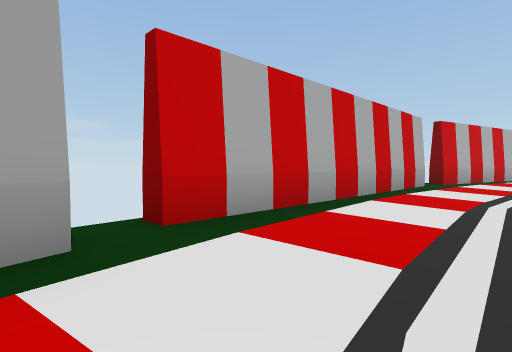
view 1 (above)

24 first-person views from a walk through a Unity game level. The camera is 1.2 m above the floor, tilts 2° down and sees 80° across. The floor is counted in squares, 2 m on a side. Each view is taken from the middle of a square. On the plan, view 1 faces up. The plan holds only what a view shows up to about 9 squares ahead; the rest is blank. The place goes on beyond the plan.

view 2
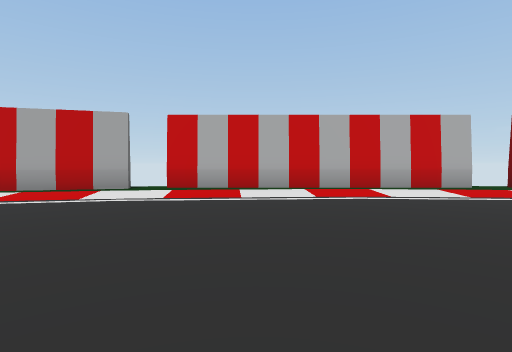

view 3
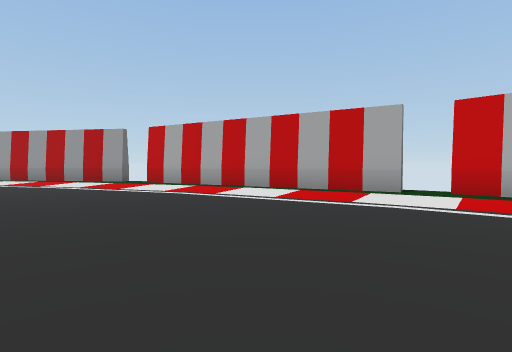

view 4
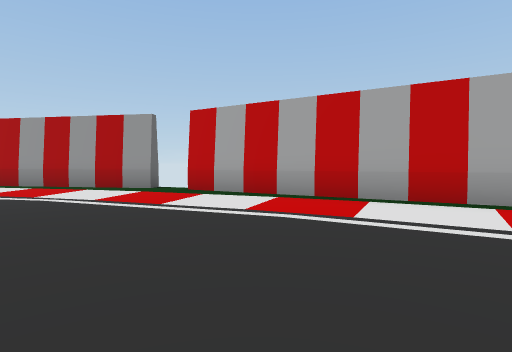

view 5
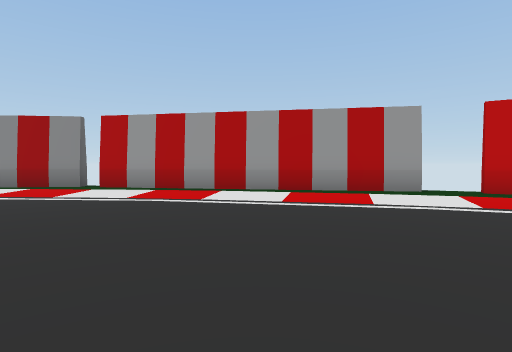

view 6
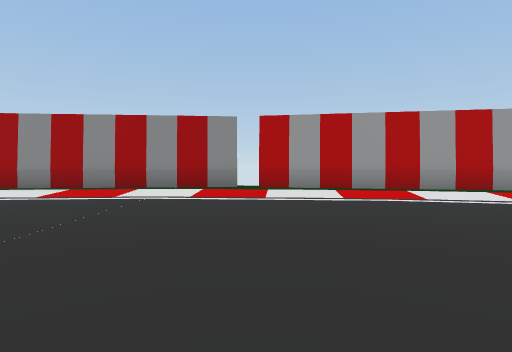

view 7
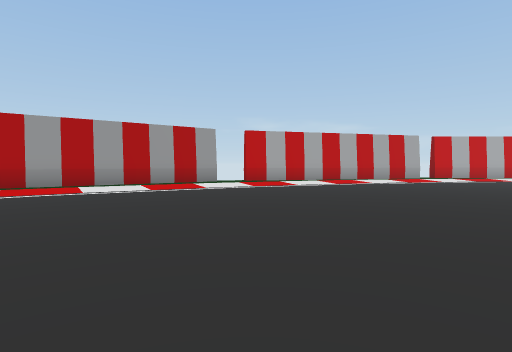

view 8
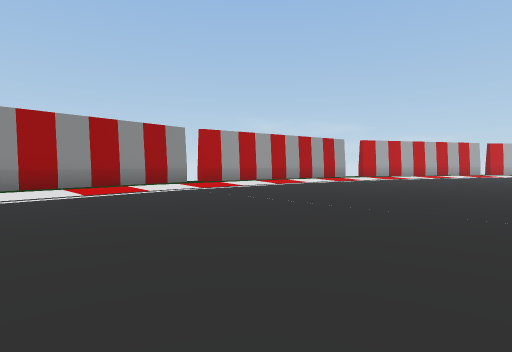

view 9
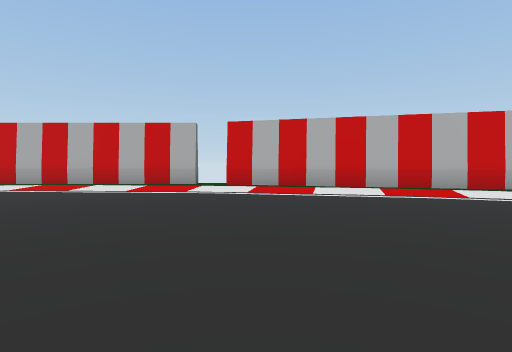

view 10
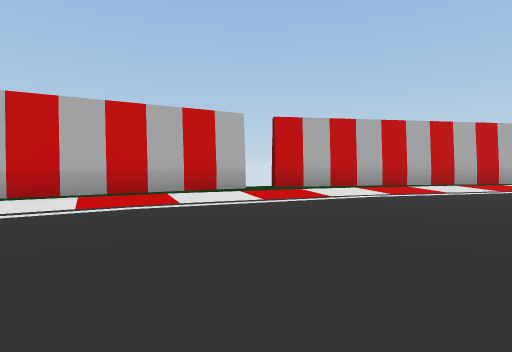

view 11
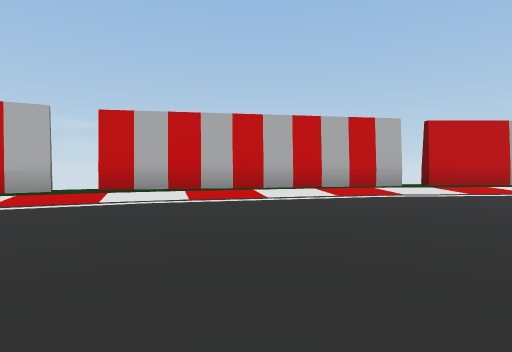

view 12
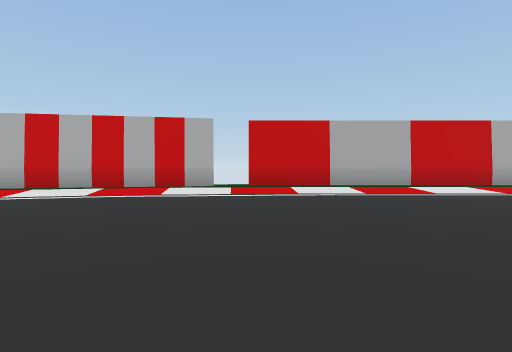

view 13
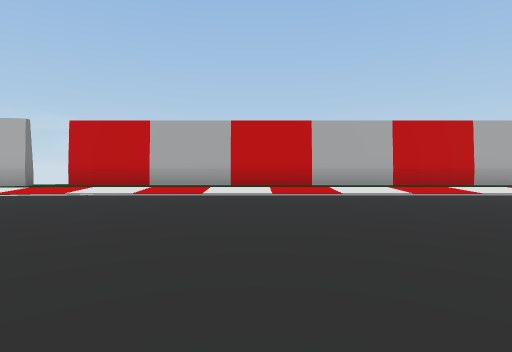

view 14
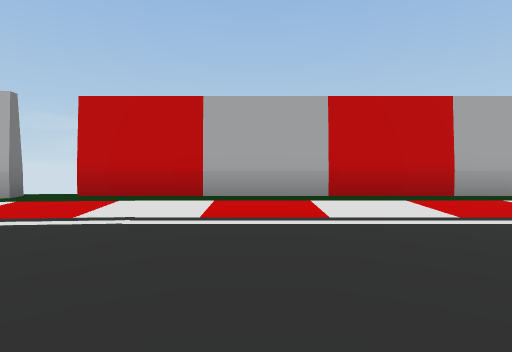

view 15
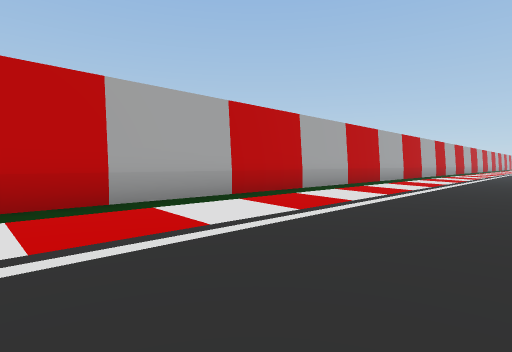

view 16
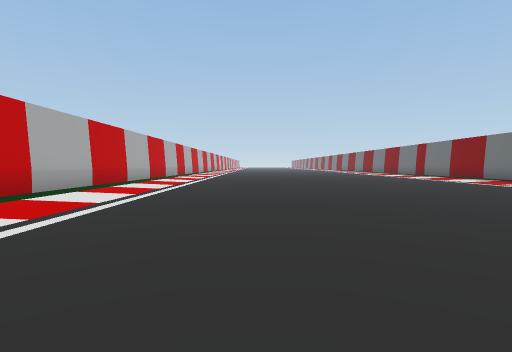

view 17
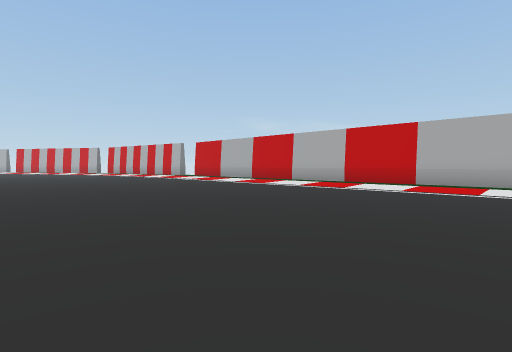

view 18
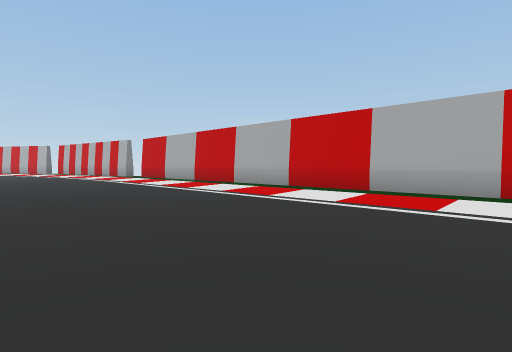

view 19
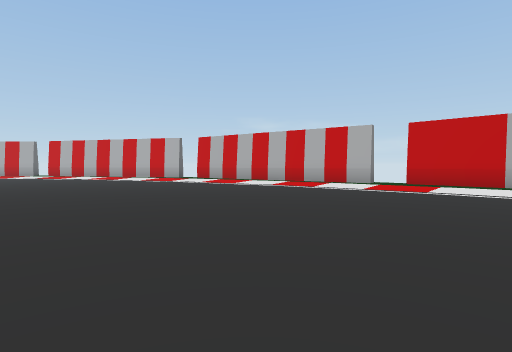

view 20
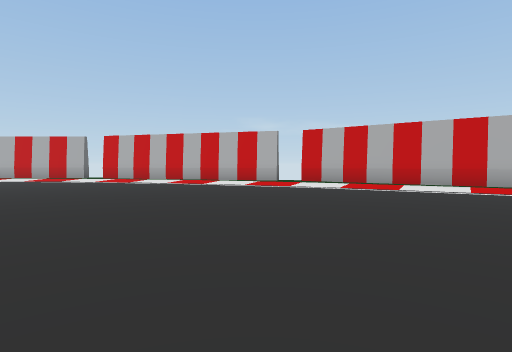

view 21
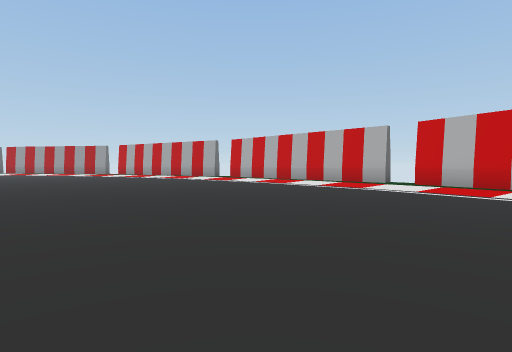

view 22
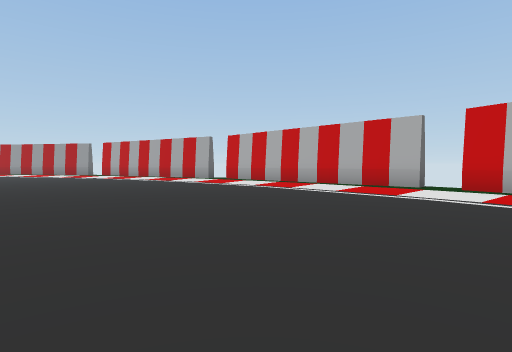

view 23
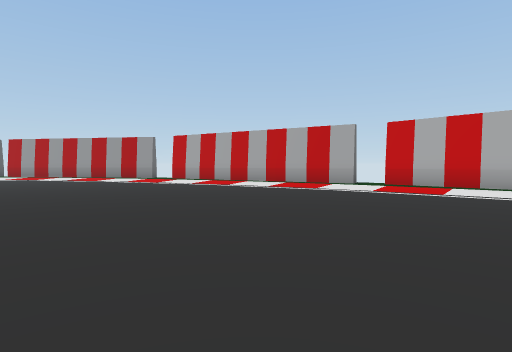

view 24
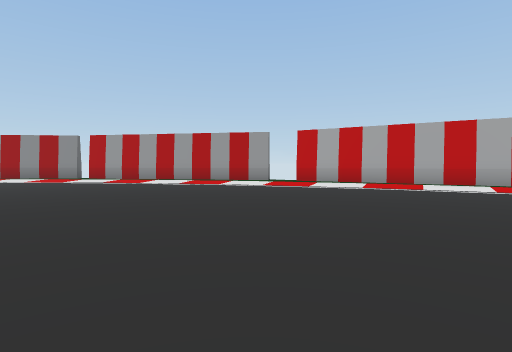

### Floor plan
Points are (right, up) in squares from view 1. A wall is a line through its corners. A room is listed if a view was taken in it or the views show most of it. See-through windows are left out.
Room 1 (views 1, 2, 3, 4, 5, 6, 7, 8, 9, 10, 11, 12, 13, 14, 15, 16, 17, 18, 19, 20, 21, 22, 23, 24)
walls: (4.1, 8.4) (4.5, 8.1) (-0.9, 2.8); (11.8, 12.3) (5.3, 8.6) (5, 9); (-1.2, 2) (-5, -4.6); (19.8, 14.5) (19.9, 14.1) (12.5, 12.8); (-5.3, -5.4) (-6.7, -13); (-6.8, -13.5) (-6.3, -19.1); (35.1, 14.5) (20.8, 14.5)
ways out: gap at (-7, -13); gap at (-2, 2); gap at (5, 9); gap at (12, 13); gap at (21, 15)

Positions as (right, up) in squares from view 1, and headings:
1: (0, 0), facing up
2: (6, -1), facing up-left
3: (5, -1), facing left
4: (2, -3), facing left
5: (1, -9), facing left
6: (1, -13), facing left
7: (3, -12), facing up-left
8: (2, -19), facing up-left
9: (12, 3), facing up-left
10: (12, 5), facing up
11: (16, 6), facing up
12: (21, 6), facing up
13: (26, 6), facing up
14: (24, 9), facing up
15: (26, 10), facing up-right
16: (26, 10), facing right
17: (35, 5), facing up-left
18: (35, 8), facing up-left
19: (24, 5), facing up-left
20: (19, 4), facing up-left
21: (14, 4), facing left
22: (12, 4), facing left
23: (8, -1), facing left
24: (6, -6), facing left
